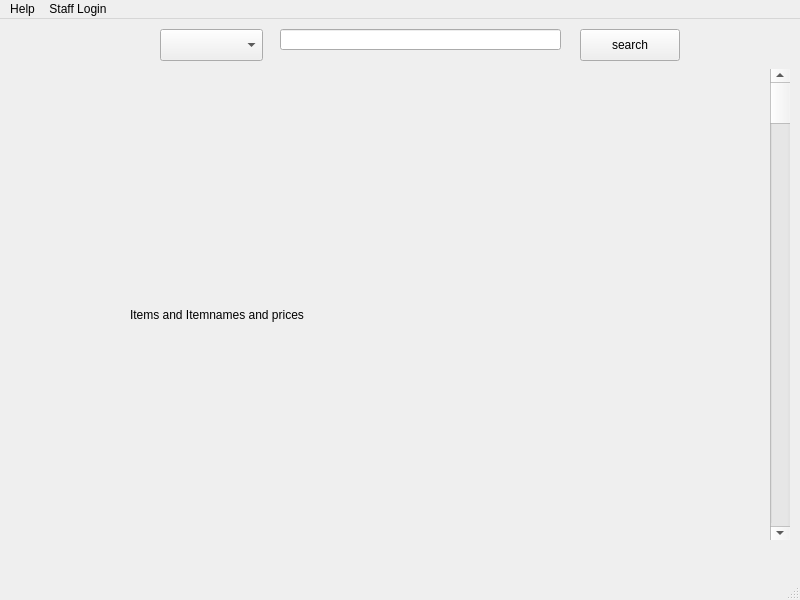
<?xml version="1.0" encoding="UTF-8"?>
<ui version="4.0">
 <class>MainWindow</class>
 <widget class="QMainWindow" name="MainWindow">
  <property name="geometry">
   <rect>
    <x>0</x>
    <y>0</y>
    <width>800</width>
    <height>600</height>
   </rect>
  </property>
  <property name="windowTitle">
   <string>MainWindow</string>
  </property>
  <widget class="QWidget" name="centralwidget">
   <widget class="QLineEdit" name="lineEdit">
    <property name="geometry">
     <rect>
      <x>280</x>
      <y>10</y>
      <width>281</width>
      <height>21</height>
     </rect>
    </property>
   </widget>
   <widget class="QPushButton" name="pushButton">
    <property name="geometry">
     <rect>
      <x>580</x>
      <y>10</y>
      <width>100</width>
      <height>32</height>
     </rect>
    </property>
    <property name="text">
     <string>search</string>
    </property>
   </widget>
   <widget class="QLabel" name="label">
    <property name="geometry">
     <rect>
      <x>130</x>
      <y>140</y>
      <width>581</width>
      <height>311</height>
     </rect>
    </property>
    <property name="text">
     <string>Items and Itemnames and prices</string>
    </property>
   </widget>
   <widget class="QComboBox" name="comboBox">
    <property name="geometry">
     <rect>
      <x>160</x>
      <y>10</y>
      <width>103</width>
      <height>32</height>
     </rect>
    </property>
    <property name="currentText">
     <string/>
    </property>
   </widget>
   <widget class="QScrollBar" name="verticalScrollBar">
    <property name="geometry">
     <rect>
      <x>770</x>
      <y>50</y>
      <width>20</width>
      <height>471</height>
     </rect>
    </property>
    <property name="orientation">
     <enum>Qt::Orientation::Vertical</enum>
    </property>
   </widget>
  </widget>
  <widget class="QMenuBar" name="menubar">
   <property name="geometry">
    <rect>
     <x>0</x>
     <y>0</y>
     <width>800</width>
     <height>42</height>
    </rect>
   </property>
   <widget class="QMenu" name="menuHelp">
    <property name="title">
     <string>Help</string>
    </property>
    <addaction name="actionRequest_Help"/>
   </widget>
   <widget class="QMenu" name="menuStaff_Login">
    <property name="title">
     <string>Staff Login</string>
    </property>
    <addaction name="actionEnter_Code"/>
   </widget>
   <addaction name="menuHelp"/>
   <addaction name="menuStaff_Login"/>
  </widget>
  <widget class="QStatusBar" name="statusbar"/>
  <action name="actionRequest_Help">
   <property name="text">
    <string>Request Help</string>
   </property>
  </action>
  <action name="actionEnter_Code">
   <property name="text">
    <string>Enter Code</string>
   </property>
  </action>
 </widget>
 <resources/>
 <connections/>
</ui>
